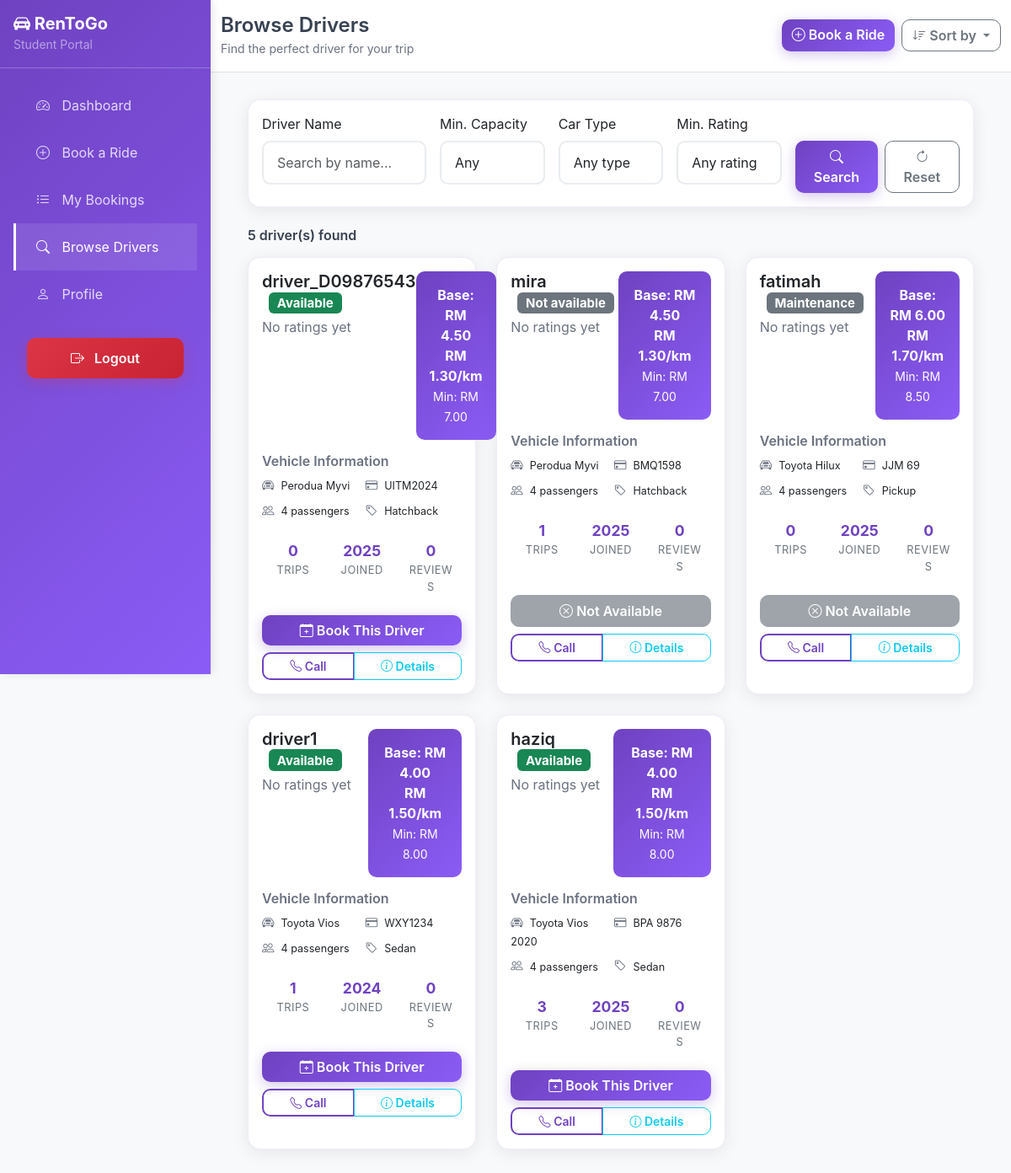
Page /student/browse-drivers.php (signed in) on the committed database.
### tables this page shows
CREATE TABLE `driver` (
  `driverid` int NOT NULL,
  `userid` int NOT NULL,
  `licensenumber` varchar(20) NOT NULL,
  `carmodel` varchar(100) NOT NULL,
  `plate` varchar(10) NOT NULL,
  `capacity` int NOT NULL,
  `status` enum('available','not available','maintenance') DEFAULT 'available',
  `rating` decimal(2,1) DEFAULT '0.0',
  `datehired` date NOT NULL,
  `price_per_hour` decimal(8,2) NOT NULL,
  `car_type` varchar(50) DEFAULT NULL
);

CREATE TABLE `user` (
  `userid` int NOT NULL,
  `username` varchar(50) NOT NULL,
  `full_name` varchar(255) DEFAULT NULL,
  `password` varchar(255) NOT NULL,
  `email` varchar(100) NOT NULL,
  `notel` varchar(15) NOT NULL,
  `gender` enum('Male','Female') NOT NULL,
  `role` enum('student','driver','admin') NOT NULL,
  `created` timestamp NULL DEFAULT CURRENT_TIMESTAMP,
  `status` enum('active','inactive') DEFAULT 'active'
);

### student/browse-drivers.php (the view, shortened to what the rows shown need)
<?php
$database = new Database();
$db = $database->getConnection();
$sort_by = isset($_GET['sort_by']) ? $_GET['sort_by'] : 'rating';
$query = "SELECT d.*, u.username, u.notel, u.email,
                 COALESCE(AVG(r.rating), 0) as avg_rating,
                 COUNT(r.rating) as rating_count,
                 COUNT(b.bookingid) as total_bookings,
                 COALESCE(p.base_fare, 5.00) as base_fare,
                 COALESCE(p.price_per_km, 1.50) as price_per_km,
                 COALESCE(p.minimum_fare, 8.00) as minimum_fare
          FROM driver d
          JOIN user u ON d.userid = u.userid
          LEFT JOIN rating r ON d.driverid = r.driverid
          LEFT JOIN booking b ON d.driverid = b.driverid AND b.bookingstatus = 'completed'
          LEFT JOIN pricing_settings p ON d.car_type = p.car_type
          WHERE u.status = 'active'";
$query .= " GROUP BY d.driverid";
switch ($sort_by) {
    case 'rating':
        $query .= " ORDER BY avg_rating DESC, d.rating DESC";
        break;
}
$stmt = $db->prepare($query);
$stmt->execute();
$drivers = $stmt->fetchAll(PDO::FETCH_ASSOC);
?>
<!DOCTYPE html>
<html lang="en">
<head>
    <link href="https://cdn.jsdelivr.net/npm/bootstrap@5.3.0/dist/css/bootstrap.min.css" rel="stylesheet">
    <link rel="stylesheet" href="https://cdn.jsdelivr.net/npm/bootstrap-icons@1.10.0/font/bootstrap-icons.css">
</head>
<body>
    <div class="d-flex">
        <div class="flex-grow-1">
            <div class="dashboard-content">
                <div class="container-fluid">
                    <?php if (empty($drivers)): ?>
                        <div class="card">
                            <div class="card-body text-center py-5">
                                <i class="bi bi-car-front text-muted" style="font-size: 4rem;"></i>
                                <h5 class="mt-3">No drivers found</h5>
                                <p class="text-muted">Try adjusting your search criteria or check back later.</p>
                                <a href="browse-drivers.php" class="btn btn-primary">View All Drivers</a>
                            </div>
                        </div>
                    <?php else: ?>
                        <div class="row">
                            <?php foreach ($drivers as $driver): ?>
                            <div class="col-lg-6 col-xl-4 mb-4">
                                <div class="card h-100 driver-card">
                                    <div class="card-body">
                                        <div class="d-flex justify-content-between align-items-start mb-3">
                                            <div>
                                                <h5 class="card-title mb-1">
                                                    <?php echo htmlspecialchars($driver['username']); ?>
                                                    <span class="badge bg-<?php echo $driver['status'] == 'available' ? 'success' : 'secondary'; ?> ms-2">
                                                        <?php echo ucfirst($driver['status']); ?>
                                                    </span>
                                                </h5>
                                                <div class="rating mb-2">
                                                    <?php if ($driver['avg_rating'] > 0): ?>
                                                        <span class="text-warning">
                                                            <?php for ($i = 1; $i <= 5; $i++): ?>
                                                                <i class="bi bi-star<?php echo $i <= round($driver['avg_rating']) ? '-fill' : ''; ?>"></i>
                                                            <?php endfor; ?>
                                                        </span>
                                                        <small class="text-muted ms-1">
                                                            <?php echo number_format($driver['avg_rating'], 1); ?> (<?php echo $driver['rating_count']; ?> reviews)
                                                        </small>
                                                    <?php else: ?>
                                                        <span class="text-muted">No ratings yet</span>
                                                    <?php endif; ?>
                                                </div>
                                            </div>
                                            <div class="text-end">
                                                <div class="pricing-info text-center">
                                                    <div><strong>Base: RM <?php echo number_format($driver['base_fare'], 2); ?></strong></div>
                                                    <div><strong>RM <?php echo number_format($driver['price_per_km'], 2); ?>/km</strong></div>
                                                    <small>Min: RM <?php echo number_format($driver['minimum_fare'], 2); ?></small>
                                                </div>
                                            </div>
                                        </div>
                                        <div class="car-details mb-3">
                                            <h6 class="text-muted mb-2">Vehicle Information</h6>
                                            <div class="row g-2 text-sm">
                                                <div class="col-6">
                                                    <i class="bi bi-car-front text-muted me-1"></i>
                                                    <small><?php echo htmlspecialchars($driver['carmodel']); ?></small>
                                                </div>
                                                <div class="col-6">
                                                    <i class="bi bi-credit-card text-muted me-1"></i>
                                                    <small><?php echo htmlspecialchars($driver['plate']); ?></small>
                                                </div>
                                                <div class="col-6">
                                                    <i class="bi bi-people text-muted me-1"></i>
                                                    <small><?php echo $driver['capacity']; ?> passengers</small>
                                                </div>
                                                <div class="col-6">
                                                    <i class="bi bi-tag text-muted me-1"></i>
                                                    <small><?php echo htmlspecialchars($driver['car_type']); ?></small>
                                                </div>
                                            </div>
                                        </div>
                                        <div class="driver-stats mb-3">
                                            <div class="row g-2 text-center">
                                                <div class="col-4">
                                                    <div class="stat-item">
                                                        <div class="stat-value"><?php echo $driver['total_bookings']; ?></div>
                                                        <div class="stat-label">Trips</div>
                                                    </div>
                                                </div>
                                                <div class="col-4">
                                                    <div class="stat-item">
                                                        <div class="stat-value">
                                                            <?php echo date('Y', strtotime($driver['datehired'])); ?>
                                                        </div>
                                                        <div class="stat-label">Joined</div>
                                                    </div>
                                                </div>
                                                <div class="col-4">
                                                    <div class="stat-item">
                                                        <div class="stat-value">
                                                            <?php echo $driver['rating_count']; ?>
                                                        </div>
                                                        <div class="stat-label">Reviews</div>
                                                    </div>
                                                </div>
                                            </div>
                                        </div>
                                        <div class="d-grid gap-2">
                                            <?php if ($driver['status'] == 'available'): ?>
                                                <a href="book-ride.php?driver_id=<?php echo $driver['driverid']; ?>"
                                                   class="btn btn-primary">
                                                    <i class="bi bi-calendar-plus"></i> Book This Driver
                                                </a>
                                            <?php else: ?>
                                                <button class="btn btn-secondary" disabled>
                                                    <i class="bi bi-x-circle"></i> Not Available
                                                </button>
                                            <?php endif; ?>
                                            <div class="btn-group">
                                                <a href="tel:<?php echo $driver['notel']; ?>" class="btn btn-outline-primary btn-sm">
                                                    <i class="bi bi-telephone"></i> Call
                                                </a>
                                                <button class="btn btn-outline-info btn-sm" data-bs-toggle="modal"
                                                        data-bs-target="#driverModal<?php echo $driver['driverid']; ?>">
                                                    <i class="bi bi-info-circle"></i> Details
                                                </button>
                                            </div>
                                        </div>
                                    </div>
                                </div>
                            </div>
                            <?php endforeach; ?>
                        </div>
                    <?php endif; ?>
                </div>
            </div>
        </div>
    </div>
</body>
</html>

### rows in the picture
driver: userid.username "driver_D09876543", status "Available", base_fare "4.50", price_per_km "1.30", minimum_fare "7.00", carmodel "Perodua Myvi", plate "UITM2024", capacity "4", car_type "Hatchback", total_bookings "0", datehired "2025", rating_count "0"
driver: userid.username "mira", status "Not available", base_fare "4.50", price_per_km "1.30", minimum_fare "7.00", carmodel "Perodua Myvi", plate "BMQ1598", capacity "4", car_type "Hatchback", total_bookings "1", datehired "2025", rating_count "0", shows "Not Available"
driver: userid.username "fatimah", status "Maintenance", base_fare "6.00", price_per_km "1.70", minimum_fare "8.50", carmodel "Toyota Hilux", plate "JJM 69", capacity "4", car_type "Pickup", total_bookings "0", datehired "2025", rating_count "0", shows "Not Available"
driver: userid.username "driver1", status "Available", base_fare "4.00", price_per_km "1.50", minimum_fare "8.00", carmodel "Toyota Vios", plate "WXY1234", capacity "4", car_type "Sedan", total_bookings "1", datehired "2024", rating_count "0"
driver: userid.username "haziq", status "Available", base_fare "4.00", price_per_km "1.50", minimum_fare "8.00", carmodel "Toyota Vios 2020", plate "BPA 9876", capacity "4", car_type "Sedan", total_bookings "3", datehired "2025", rating_count "0"

### other values in the picture
count($drivers) "5"
